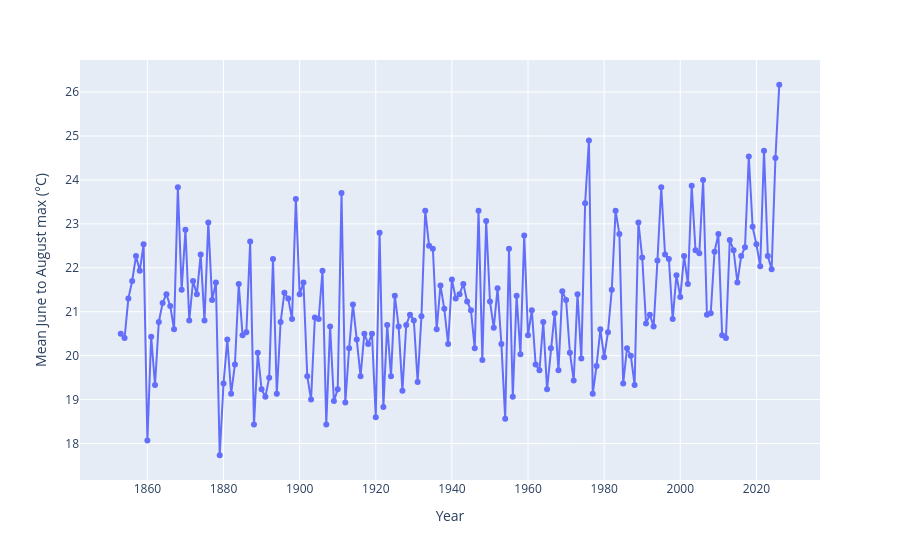

Notebook source saved alongside this figure:
### Markdown cell above
### The same thing with Plotly

*Last 15 minutes of this block*

Plotly makes interactive charts that you can hover over, zoom and pan. `plotly.express` builds a whole chart in one call. The [CfRR Plotly page](https://coding-for-reproducible-research.github.io/CfRR_Courses/individual_modules/python_for_data_analysis/data-analysis-plotly.html) goes further.

`px.line` takes a table and the names of its columns. The years are `summer_tmax`'s index, not a column, so `reset_index()` first turns them back into a column, `yyyy`.

### Code cell
px.line(summer_tmax.reset_index(), x="yyyy", y="tmax", markers=True,
        labels={"yyyy": "Year", "tmax": "Mean June to August max (°C)"})

### Figure 1 — Plotly figure (JSON) as saved in the notebook; plotly's stock layout.template omitted (floating-point values rounded to 4 significant figures; data arrays with more than 128 entries replaced by an {"elided": "..."} marker saying what was removed)
{"data": [{"hovertemplate": "Year=%{x}<br>Mean June to August max (°C)=%{y}<extra></extra>", "legendgroup": "", "line": {"color": "#636efa", "dash": "solid"}, "marker": {"symbol": "circle"}, "mode": "lines+markers", "name": "", "orientation": "v", "showlegend": false, "type": "scatter", "x": {"elided": "174 int values"}, "xaxis": "x", "y": {"elided": "174 float values"}, "yaxis": "y"}], "layout": {"legend": {"tracegroupgap": 0}, "margin": {"t": 60}, "xaxis": {"anchor": "y", "domain": [0.0, 1.0], "title": {"text": "Year"}}, "yaxis": {"anchor": "x", "domain": [0.0, 1.0], "title": {"text": "Mean June to August max (°C)"}}}}
